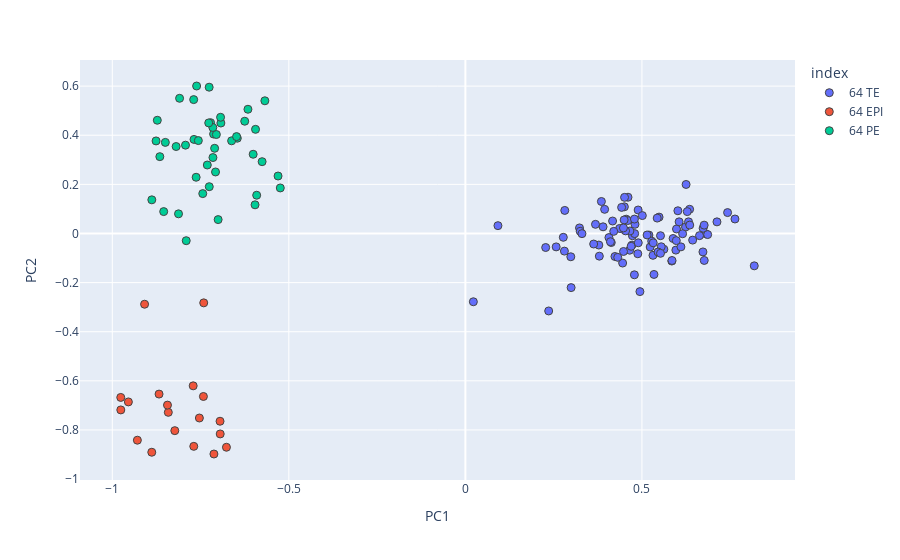

The notebook cell saved with this chart:
### Code cell
#Figure 1B

XPC = 'PC1' 
YPC = 'PC2' 
fig = px.scatter(scores, x=XPC, y=YPC, color=labels, hover_data=[XPC,YPC])
fig.update_traces(mode='markers', marker_line_width=1, marker_size=8)
fig.show()
